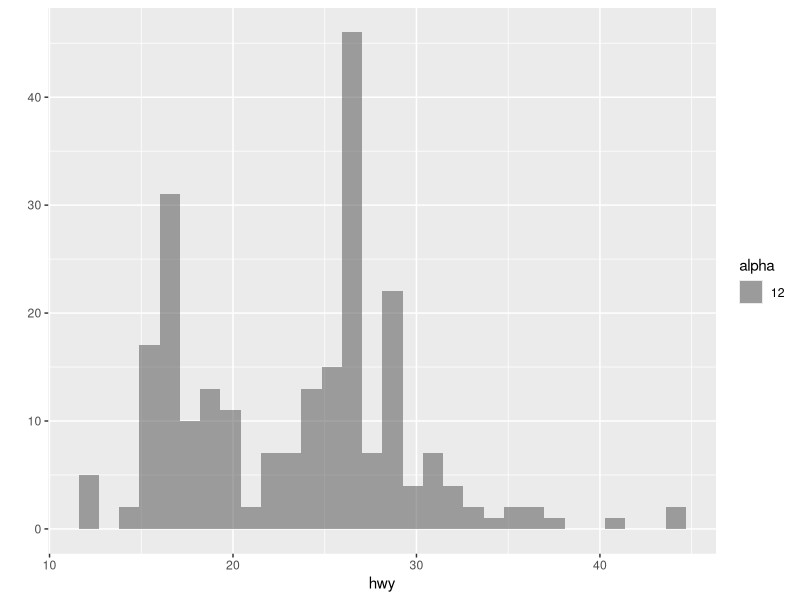

The R source for this figure:
library(ggplot2)
library(ggthemes)
head(mpg)
head(mpg)
group<- qplot(hwy,data = mpg,geom = "histogram",bindwidth=11,alpha=12)
group
